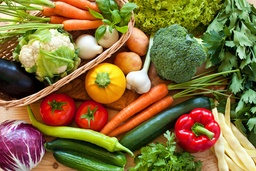
#> input picture Assignment_02/Image.jpg, 256 x 171 px, shrunk from 1600 x 1067 before the run
$ python pr2.py
#> lines starting #> are read from the running program, lines starting #| are printed output that depends on the picture
import os
import cv2
import numpy as np
import pandas as pd
import matplotlib.pyplot as plt
from sklearn.model_selection import train_test_split
from sklearn.metrics import confusion_matrix, accuracy_score


class KMeans:
    def __init__(self, eps=1, max_iters=30):
        self.eps = eps
        self.max_iters = max_iters

    def _get_initial_centroids(self, X, k):
        """
        k random data points from dataset X
        """
        return X[np.random.choice(X.shape[0], size=k, replace=False), ...]

    def _get_clusters(self, X, centroids):
        """
        Assigns clusters.
        """

        k = centroids.shape[0]

        clusters = {i: [] for i in range(k)}

        distance_matrix = self._get_euclidean_distance(X, centroids)

        closest_cluster_ids = np.argmin(distance_matrix, axis=1)

        for i in range(k):
            clusters[i] = np.nonzero(closest_cluster_ids == i)[0]

        return clusters

    def _get_euclidean_distance(self, X, centroids):
        """
        Computes euclidean distance.

        X => n x d
        centroids => k x d
        """
        k = centroids.shape[0]

        distances = np.sum(np.power(X[:, None, :] - centroids[None, ...], 2), axis=2)

        return np.sqrt(distances)

    def _has_centroids_covered(self, previous_centroids, new_centroids):
        """
        checks if any of centroids moved more then eps
        """
        distances_between_old_and_new_centroids = np.sqrt(
            np.sum(np.power(previous_centroids - new_centroids, 2), axis=1)
        )
        centroids_moved = np.max(distances_between_old_and_new_centroids) > self.eps

        return centroids_moved

    def fit(self, X, k):
        X = np.asarray(X)
        print("Fitting....")
        new_centroids = self._get_initial_centroids(X=X, k=k)

        centroids_moved = False
        iterations = 0

        while 1:
            if iterations > self.max_iters:
                break

            previous_centroids = new_centroids.copy()
            clusters = self._get_clusters(X, previous_centroids)

            new_centroids = np.array([np.mean(X[clusters[i]], axis=0) for i in range(k)])

            centroids_moved = self._has_centroids_covered(previous_centroids, new_centroids)

            if iterations != 0 and centroids_moved == False:
                break

            iterations += 1

        self.centers = new_centroids.copy()

        return self

    def fit_predict(self, X, k):
        self.fit(X, k)

        return self.predict(X)

    def predict(self, X):
        X = np.asarray(X)
        print("Predicting....")
        distance = self._get_euclidean_distance(X, self.centers)
        assigned_centroid = np.argmin(distance, axis=1)
        return assigned_centroid, self.centers


# %% q1


def build_data(class1_path, class2_path):
#> called with class1_path = './nls_data/class1.txt', class2_path = './nls_data/class2.txt'
    class1 = pd.read_csv(class1_path, header=None)
#> (reads Assignment_02/nls_data/class1.txt from the repository)
    class1.columns = ["A", "B"]
    class1["class"] = 0

    class2 = pd.read_csv(class2_path, header=None)
#> (reads Assignment_02/nls_data/class2.txt from the repository)
    class2.columns = ["A", "B"]
    class2["class"] = 1

    data = pd.concat([class1, class2], ignore_index=True).reset_index(drop=True)

    return data[data.columns[:2]], data["class"]


def question1(X, Y):

    X_train, X_test, Y_train, Y_test = train_test_split(X, Y, random_state=42, test_size=0.30)

    colors = np.array(["orange", "blue"])
    model = KMeans()
    preds, _ = model.fit_predict(X_train.values, 2)

    X_test["pred"], centres = model.predict(X_test.values)

    for i, j in X_test.groupby("pred"):
        plt.scatter(
            j["A"],
            j["B"],
            c=colors[j["pred"]],
            label=f"class {i} Test",
            alpha=0.8,
            s=10,
        )

    score = accuracy_score(X_test["pred"], Y_test)
    if score < 0.5:
        score = 1 - score
    print("Accuracy Score for K-means on NLS data:", score)
    plt.scatter(centres[:, 0], centres[:, 1], c=colors[model.predict(centres)[0]], s=50)
    plt.title("Scatter Plot", fontsize=20)
    plt.xlabel("Attr 1", fontsize=14)
    plt.ylabel("Attr 2", fontsize=14)
    plt.legend()
    plt.show()
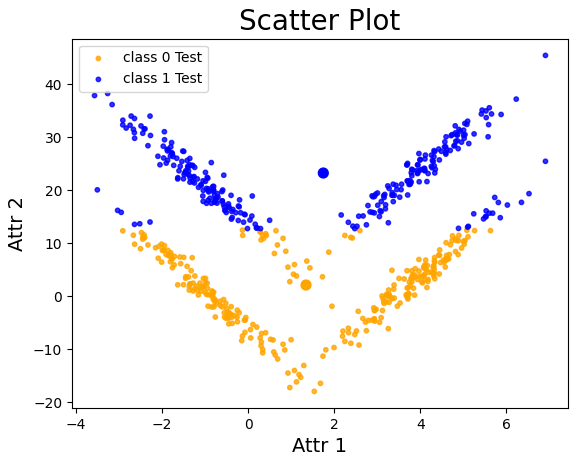
#> figure drawn by matplotlib, 1 panel
    plt.close()


X, Y = build_data(os.path.join("./nls_data", "class1.txt"), os.path.join("./nls_data", "class2.txt"))
question1(X, Y)

# %% q2 funcs


def KMeansCluster(vectorized, K=5):
    label, center = KMeans(max_iters=30).fit_predict(vectorized, K)
    center = np.uint8(center)
    res = center[label.flatten()]
    return res


def showImages(orig_image, new_image, K=5):
    result_image = new_image.reshape((orig_image.shape))
    fig, ax = plt.subplots(ncols=2, figsize=(15, 15))
    ax[0].imshow(orig_image)
    ax[0].set_title("Original Image")
    ax[1].imshow(result_image)
    ax[1].set_title(f"Segmented Image when K = {K}")
    plt.show()
    plt.close()


# %% q2
print("Part 1")

image = cv2.imread("Image.jpg")
#> image is the input picture: shape (171, 256, 3); mean B, G, R 59.4, 112.6, 132
image = cv2.cvtColor(image, cv2.COLOR_BGR2RGB)

vectorized = image.reshape((-1, 3))
vectorized = np.float32(vectorized)

K = 5
res = KMeansCluster(vectorized, K=K)
#> the loop in fit (call 2), `while 1:` made 15 passes
#> (distances_between_old_and_new_centroids in _has_centroids_covered, centroids_moved) on passes 1 to 12: ([35.98, 16.25, 28.55, 50.77, 23.66], True), ([6.59, 11.42, 5.43, 24.63, 8.43], True), ([2.27, 6.7, 5.65, 12.42, 7.04], True), ([2.14, 4.41, 4.96, 7.32, 6], True), ([2.34, 3.05, 4.41, 4.67, 4.97], True), ([2.13, 2.22, 3.75, 3.59, 3.82], True), ([1.9, 1.62, 3.19, 2.49, 3.05], True), ([1.94, 1.42, 2.91, 1.8, 2.67], True), ([1.55, 1.13, 2.47, 1.12, 2.28], True), ([1.48, 0.908, 2.1, 0.739, 1.87], True), ([1.21, 0.721, 1.78, 0.316, 1.6], True), ([0.96, 0.693, 1.63, 0.204, 1.61], True)
#> in KMeansCluster, `label, center = KMeans(max_iters=30).fit_predict(vectorized, K)`: center = [[221.7, 212.6, 173.1], [49.53, 41.23, 11.32], [171.8, 164.6, 84.75], [185.8, 58.94, 22.86], [97.33, 111.2, 39.74]]
#> in KMeansCluster, `center = np.uint8(center)`: center = [[221, 212, 173], [49, 41, 11], [171, 164, 84], [185, 58, 22], [97, 111, 39]]
showImages(image, res, K)
#> in showImages, `result_image = new_image.reshape((orig_image.shape))`:
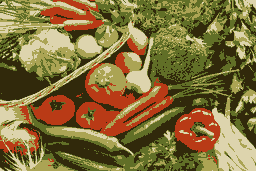
#> result_image: shape (171, 256, 3); mean R, G, B 131.1, 111.8, 58.6
#> in showImages, `plt.show()`:
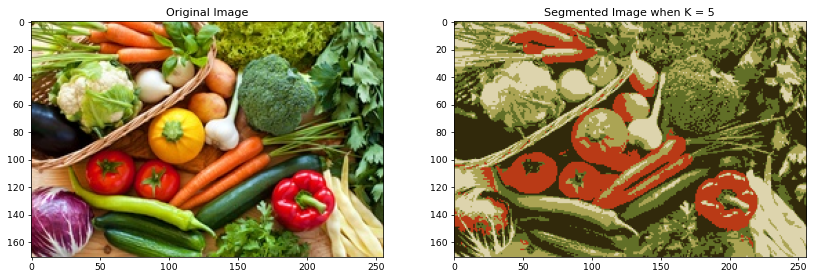
#> figure drawn by matplotlib, 2 panels

print(" Part 2")

weights = 1
x_len, y_len = image.shape[:-1]
#> x_len = 171; y_len = 256

xx, yy = np.meshgrid(np.arange(y_len) * 256 * weights / y_len, np.arange(x_len) * 256 * weights / x_len)

locs = np.dstack((xx, yy)).reshape(-1, 2)

image_with_loc = np.concatenate((image.reshape(-1, 3), locs), axis=1)
vectorized = np.float32(image_with_loc)

K = 5
res = KMeansCluster(vectorized, K=K)
res_img = res[..., :-2]
showImages(image, res_img, K)
#> call 2 of showImages, with new_image = array of shape (43776, 3), K = 5
#> in showImages (call 2), `result_image = new_image.reshape((orig_image.shape))`:
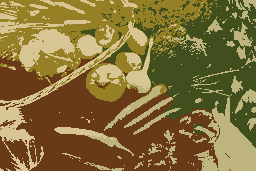
#> result_image: shape (171, 256, 3); mean R, G, B 131.4, 111.7, 58.7

# %%
